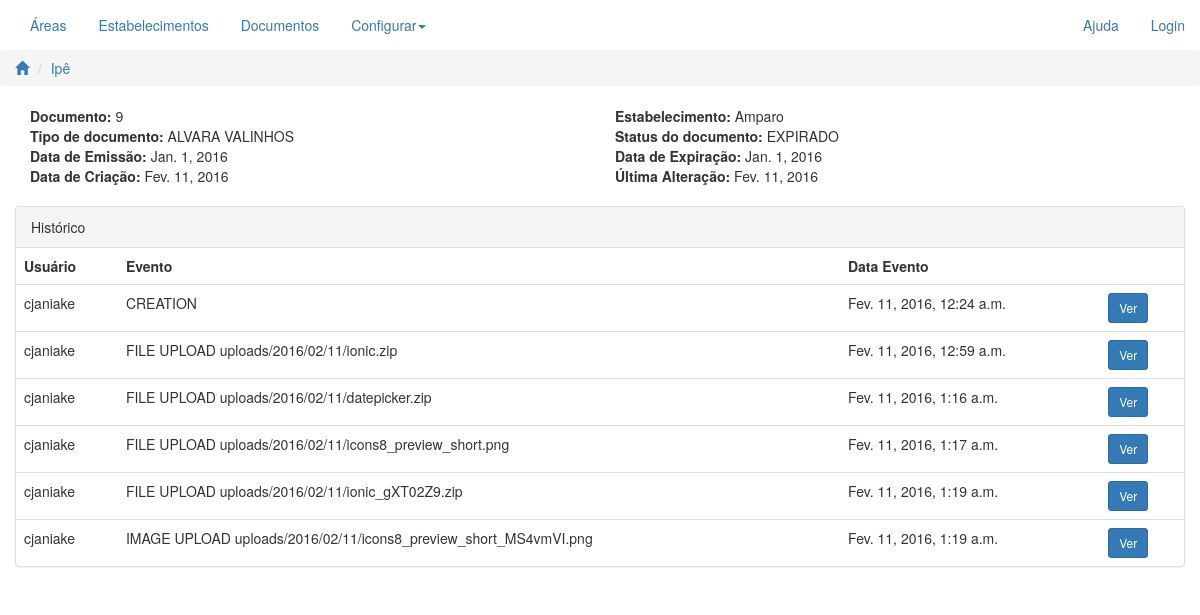
/document/9/history/, run on the app's committed database.
### area/models.py (models this page shows, shortened)
class Area(models.Model):
    name = models.CharField("Área", max_length=50, unique=True)
    enabled = models.BooleanField("Ativo", default=True)
    adminEmail = models.EmailField("Email administrador")
    validUntil = models.DateField("Validade licença", null=True, blank=True)
    applyPermissions = models.BooleanField("Exigir permissões específicas", default=False)

class Establishment(models.Model):
    area = models.ForeignKey(Area, verbose_name="Área")
    name = models.CharField("Estabelecimento", max_length=100, unique=True)
    city = models.CharField("Cidade", max_length=100)
    state = models.CharField("Estado", max_length=2)
    adminEmail = models.EmailField("Email administrador")
    class Meta:
        unique_together = ("area", "name")

### doc/models.py (models this page shows, shortened)
class Document(models.Model):
    establishment = models.ForeignKey(Establishment, verbose_name="Estabelecimento")
    documentType = models.ForeignKey(DocumentType, verbose_name="Tipo de documento")
    documentStatus = models.ForeignKey(DocumentStatus, verbose_name="Status do documento")
    expeditionDate = models.DateField("Data de Emissão")
    expirationDate = models.DateField("Data de Expiração")
    createdDate = models.DateField("Criado", auto_now_add=True)
    modifiedDate = models.DateField("Alterado", auto_now=True)

class DocumentType(models.Model):
    name = models.CharField("Tipo de documento", max_length=50, unique=True)
    validityPeriod = models.IntegerField("Validade em meses")
    description = models.CharField("Descrição", max_length=300, null=True, blank=True)
    group = models.CharField("Grupo", max_length=50, null=True, blank=True)
    city = models.CharField("Cidade", max_length=50, null=True, blank=True)
    state = models.CharField("Estado", max_length=50, null=True, blank=True)

class DocumentStatus(models.Model):
    name = models.CharField("Status", max_length=50, unique=True)
    enabled = models.BooleanField("Ativo")
    colorCode = models.CharField("Color", max_length=7, default="#FFFFFF")
    minimumTime = models.IntegerField("Validade", default=0)
    minimumTimeUnit = models.IntegerField("Unidade de Tempo",
                                      choices=TIME_UNIT_CHOICES,
                                      default=1)
    glyphicon = models.CharField("Glyphicon", max_length=30, null=True, blank=True, default="glyphicon-star")

class DocumentHistory(models.Model):
    document = models.ForeignKey(Document, verbose_name="Documento")
    user = models.ForeignKey(User, on_delete=models.PROTECT, null=True, blank=True)
    eventDate = models.DateTimeField(auto_now=True)
    operation = models.CharField("Operação", max_length=50)
    snapshot = models.CharField("Resumo dos dados", max_length=1000)

### doc/views.py (the view)
# urls.py: url(r'^document/(?P<documentcode>[0-9]+)/history/$', docviews.ListDocumentHistoryView.as_view()),
class ListDocumentHistoryView(TemplateView):
    template_name = "doc/dochistory_template.html"
    def get_context_data(self, **kwargs):
        context = super(ListDocumentHistoryView, self).get_context_data(**kwargs)
        documentcode = kwargs['documentcode']
        document = Document.objects.get(id=int(documentcode))
        context['document'] = document
        context['event_list'] = DocumentHistory.objects.filter(document__id=document.id).all()
        context['area'] = document.establishment.area
        return context

### doc/templates/doc/dochistory_template.html
{% extends "generic_template.html" %}
{% block content %}
	<div class="row">
		<div class="col-md-12">
			<div class="col-md-6"><strong>Documento:</strong> {{ document.id }}</div>
			<div class="col-md-6"><strong>Estabelecimento:</strong> {{ document.establishment.name }}</div>
			<div class="col-md-6"><strong>Tipo de documento:</strong> {{ document.documentType.name }}</div>
			<div class="col-md-6"><strong>Status do documento:</strong> {{ document.documentStatus.name }}</div>
			<div class="col-md-6"><strong>Data de Emissão:</strong> {{ document.expeditionDate }}</div>
			<div class="col-md-6"><strong>Data de Expiração:</strong> {{ document.expirationDate }}</div>
			<div class="col-md-6"><strong>Data de Criação:</strong> {{ document.createdDate }}</div>
			<div class="col-md-6"><strong>Última Alteração:</strong> {{ document.modifiedDate }}</div>
		</div>
	</div>
	<div class="row top-margin">
		<div class="col-md-12">
			<div class="panel panel-default">
				<div class="panel-heading">Histórico</div>
				<table class="table">
					<tr>
						<th>Usuário</th>
						<th>Evento</th>
						<th>Data Evento</th>
					</tr>
					{% for object in event_list %}
					<tr>
						<td>{{ object.user.username }}</td>
						<td>{{ object.operation }}</td>
						<td>{{ object.eventDate }}</td>
						<td>
							<div class="btn-group btn-group-sm" role="group" aria-label="...">
								<a class="btn btn-primary" href="/upload/{{ document.href }}">Ver</a>
							</div>
						</td>
					</tr>
					{% endfor %}
				</table>
			</div>
		</div>
	</div>
{% endblock %}

### templates/generic_template.html (shortened to what this page needs)
<!DOCTYPE html>
<html lang="en">
  <head>
    <link href="/static/css/bootstrap.min.css" rel="stylesheet">
    <link href="/static/css/style.css" rel="stylesheet">
  </head>
  <body>
    <div class="container-fluid">
		<div class="row">
			<div class="col-md-12">
				<ul class="nav navbar-nav nav-pills">
					<li>
						<a href="/areas">Áreas</a>
					</li>
					<li {% if not area %} class="disabled" {% endif %}><a href="/area/{{ area.id }}/establishments">Estabelecimentos</a></li>
					<li {% if not area %} class="disabled" {% endif %}>
						<a href="/documents">Documentos</a>
					</li>
					<li class="dropdown">
						<a href="#" class="dropdown-toggle" data-toggle="dropdown">Configurar<strong class="caret"></strong></a>
					</li>
				</ul>
				<ul class="nav navbar-nav nav-pills navbar-right">
					<li>
						<a href="#">Ajuda</a>
					</li>
					<li class="dropdown">
						{% if not request.user.is_authenticated %}<a href="{% url django.contrib.auth.login %}">Login</a>
						{% endif %}
					</li>
				</ul>
			</div>
		</div>
		{% block breadcrumb %}
		<div class="row">
		<ol class="breadcrumb">
			<li><a href="/areas"><span class="glyphicon glyphicon-home" aria-hidden="true"></span></a></li>
			{% if area %}
			<li><a href="/area/{{ area.id }}/establishments">{{ area.name }}</a></li>
			{% endif %}
		</ol>
		</div>
		{% endblock %}
		{% block content %}
		{% endblock %}
	</div>
  </body>
</html>

### static/css/style.css (style rules this page uses)
.top-margin { margin-top:20px; }

### data on the page
Area: name "Ipê"
Document: id "9", establishment.name "Amparo", documentType.name "ALVARA VALINHOS", documentStatus.name "EXPIRADO", expeditionDate "Jan. 1, 2016", expirationDate "Jan. 1, 2016", createdDate "Fev. 11, 2016", modifiedDate "Fev. 11, 2016"
DocumentHistory: user.username "cjaniake", operation "CREATION", eventDate "Fev. 11, 2016, 12:24 a.m."
DocumentHistory: user.username "cjaniake", operation "FILE UPLOAD uploads/2016/02/11/ionic.zip", eventDate "Fev. 11, 2016, 12:59 a.m."
DocumentHistory: user.username "cjaniake", operation "FILE UPLOAD uploads/2016/02/11/datepicker.zip", eventDate "Fev. 11, 2016, 1:16 a.m."
DocumentHistory: user.username "cjaniake", operation "FILE UPLOAD uploads/2016/02/11/icons8_preview_short.png", eventDate "Fev. 11, 2016, 1:17 a.m."
DocumentHistory: user.username "cjaniake", operation "FILE UPLOAD uploads/2016/02/11/ionic_gXT02Z9.zip", eventDate "Fev. 11, 2016, 1:19 a.m."
DocumentHistory: user.username "cjaniake", operation "IMAGE UPLOAD uploads/2016/02/11/icons8_preview_short_MS4vmVI.png", eventDate "Fev. 11, 2016, 1:19 a.m."
